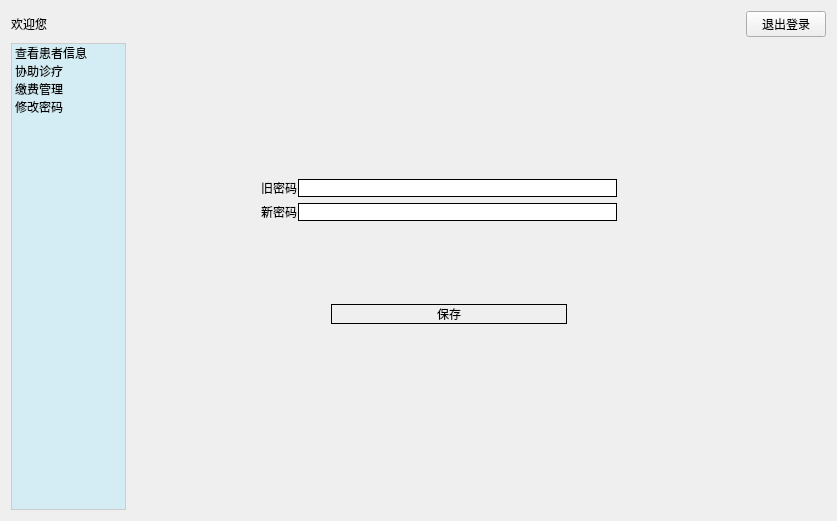
<?xml version="1.0" encoding="UTF-8"?>
<ui version="4.0">
 <class>nurse</class>
 <widget class="QWidget" name="nurse">
  <property name="geometry">
   <rect>
    <x>0</x>
    <y>0</y>
    <width>837</width>
    <height>521</height>
   </rect>
  </property>
  <property name="sizePolicy">
   <sizepolicy hsizetype="Expanding" vsizetype="Expanding">
    <horstretch>0</horstretch>
    <verstretch>0</verstretch>
   </sizepolicy>
  </property>
  <property name="windowTitle">
   <string>Form</string>
  </property>
  <property name="styleSheet">
   <string notr="true">background-image: url(:/image/wel.png);</string>
  </property>
  <layout class="QVBoxLayout" name="verticalLayout_3">
   <item>
    <layout class="QHBoxLayout" name="horizontalLayout_3" stretch="10,1">
     <item>
      <widget class="QLabel" name="label_welcome">
       <property name="text">
        <string>欢迎您</string>
       </property>
      </widget>
     </item>
     <item>
      <widget class="QPushButton" name="pushButton_return">
       <property name="text">
        <string>退出登录</string>
       </property>
      </widget>
     </item>
    </layout>
   </item>
   <item>
    <layout class="QHBoxLayout" name="horizontalLayout_4" stretch="0,1">
     <item>
      <widget class="QListWidget" name="listWidget">
       <property name="sizePolicy">
        <sizepolicy hsizetype="Minimum" vsizetype="Minimum">
         <horstretch>0</horstretch>
         <verstretch>0</verstretch>
        </sizepolicy>
       </property>
       <property name="minimumSize">
        <size>
         <width>115</width>
         <height>0</height>
        </size>
       </property>
       <property name="maximumSize">
        <size>
         <width>115</width>
         <height>16777215</height>
        </size>
       </property>
       <property name="styleSheet">
        <string notr="true">QListWidget {
    background-color: rgb(212, 236, 243);
    outline: none; /* 关键：移除虚线框 */
    border: 1px solid #ccc;
}

/* 选中的项（包括有焦点和没焦点的情况） */
QListWidget::item:selected, 
QListWidget::item:selected:active, 
QListWidget::item:selected:!active {
    background-color: #000000;
    color: #ffffff;
    border: none;
}

/* 鼠标悬停但未选中（可选，增加交互感） */
QListWidget::item:hover {
    background-color: rgba(0, 0, 0, 20); /* 淡淡的灰色 */
}</string>
       </property>
       <item>
        <property name="text">
         <string>查看患者信息</string>
        </property>
       </item>
       <item>
        <property name="text">
         <string>协助诊疗</string>
        </property>
       </item>
       <item>
        <property name="text">
         <string>缴费管理</string>
        </property>
       </item>
       <item>
        <property name="text">
         <string>修改密码</string>
        </property>
       </item>
      </widget>
     </item>
     <item>
      <widget class="QStackedWidget" name="stackedWidget_nur">
       <property name="styleSheet">
        <string notr="true">QPushButton, QLineEdit, QComboBox, QListWidget, QTextEdit,QDateEdit {
    border: 1px solid black;
}
QHeaderView::section {
    border-bottom: 1px solid black;  /* 关键：强制显示底部黑线 */
    border-right: 1px solid #dddddd; /* 可选：给列之间也加条细线 */
    background-color: #f0f0f0;       /* 可选：给表头加个灰色背景，区分更明显 */
    padding: 4px;                    /* 可选：增加一点内边距，让文字不贴边 */
}
QTableWidget {
    border: 1px solid black;       /* 表格整体的外边框 */
    gridline-color: black;         /* 内部单元格线条颜色 */
}</string>
       </property>
       <property name="currentIndex">
        <number>4</number>
       </property>
       <widget class="QWidget" name="page">
        <layout class="QVBoxLayout" name="verticalLayout_4">
         <item>
          <widget class="QTableWidget" name="tableWidget_0"/>
         </item>
        </layout>
       </widget>
       <widget class="QWidget" name="page_2">
        <layout class="QVBoxLayout" name="verticalLayout_5">
         <item>
          <spacer name="verticalSpacer_2">
           <property name="orientation">
            <enum>Qt::Orientation::Vertical</enum>
           </property>
           <property name="sizeHint" stdset="0">
            <size>
             <width>20</width>
             <height>40</height>
            </size>
           </property>
          </spacer>
         </item>
         <item>
          <layout class="QHBoxLayout" name="horizontalLayout" stretch="0,2,2,1">
           <item>
            <widget class="QLabel" name="label">
             <property name="text">
              <string>预约编号</string>
             </property>
            </widget>
           </item>
           <item>
            <widget class="QLineEdit" name="lineEdit_1"/>
           </item>
           <item>
            <spacer name="horizontalSpacer">
             <property name="orientation">
              <enum>Qt::Orientation::Horizontal</enum>
             </property>
             <property name="sizeHint" stdset="0">
              <size>
               <width>40</width>
               <height>20</height>
              </size>
             </property>
            </spacer>
           </item>
           <item>
            <widget class="QPushButton" name="pushButton_save">
             <property name="text">
              <string>提交</string>
             </property>
            </widget>
           </item>
          </layout>
         </item>
         <item>
          <widget class="QTextEdit" name="textEdit_1"/>
         </item>
         <item>
          <spacer name="verticalSpacer">
           <property name="orientation">
            <enum>Qt::Orientation::Vertical</enum>
           </property>
           <property name="sizeHint" stdset="0">
            <size>
             <width>20</width>
             <height>40</height>
            </size>
           </property>
          </spacer>
         </item>
        </layout>
       </widget>
       <widget class="QWidget" name="page_3">
        <layout class="QVBoxLayout" name="verticalLayout">
         <item>
          <spacer name="verticalSpacer_4">
           <property name="orientation">
            <enum>Qt::Orientation::Vertical</enum>
           </property>
           <property name="sizeHint" stdset="0">
            <size>
             <width>20</width>
             <height>40</height>
            </size>
           </property>
          </spacer>
         </item>
         <item>
          <layout class="QGridLayout" name="gridLayout">
           <property name="leftMargin">
            <number>100</number>
           </property>
           <property name="rightMargin">
            <number>170</number>
           </property>
           <property name="verticalSpacing">
            <number>20</number>
           </property>
           <item row="1" column="0">
            <widget class="QLabel" name="label_3">
             <property name="text">
              <string>缴费方式</string>
             </property>
            </widget>
           </item>
           <item row="0" column="0">
            <widget class="QLabel" name="label_2">
             <property name="text">
              <string>预约编号</string>
             </property>
            </widget>
           </item>
           <item row="0" column="1">
            <widget class="QLineEdit" name="lineEdit_2_num"/>
           </item>
           <item row="1" column="1">
            <widget class="QComboBox" name="comboBox_2">
             <item>
              <property name="text">
               <string>微信</string>
              </property>
             </item>
             <item>
              <property name="text">
               <string>支付宝</string>
              </property>
             </item>
            </widget>
           </item>
          </layout>
         </item>
         <item>
          <layout class="QHBoxLayout" name="horizontalLayout_2" stretch="3,1">
           <property name="topMargin">
            <number>10</number>
           </property>
           <property name="rightMargin">
            <number>170</number>
           </property>
           <item>
            <spacer name="horizontalSpacer_2">
             <property name="orientation">
              <enum>Qt::Orientation::Horizontal</enum>
             </property>
             <property name="sizeHint" stdset="0">
              <size>
               <width>40</width>
               <height>20</height>
              </size>
             </property>
            </spacer>
           </item>
           <item>
            <widget class="QPushButton" name="pushButton_2_sub">
             <property name="text">
              <string>提交</string>
             </property>
            </widget>
           </item>
          </layout>
         </item>
         <item>
          <spacer name="verticalSpacer_3">
           <property name="orientation">
            <enum>Qt::Orientation::Vertical</enum>
           </property>
           <property name="sizeHint" stdset="0">
            <size>
             <width>20</width>
             <height>40</height>
            </size>
           </property>
          </spacer>
         </item>
        </layout>
       </widget>
       <widget class="QWidget" name="page_4"/>
       <widget class="QWidget" name="page_5">
        <layout class="QVBoxLayout" name="verticalLayout_2">
         <item>
          <layout class="QGridLayout" name="gridLayout_2">
           <property name="leftMargin">
            <number>120</number>
           </property>
           <property name="topMargin">
            <number>50</number>
           </property>
           <property name="rightMargin">
            <number>200</number>
           </property>
           <property name="horizontalSpacing">
            <number>1</number>
           </property>
           <item row="0" column="1">
            <widget class="QLineEdit" name="lineEdit_5_old"/>
           </item>
           <item row="1" column="1">
            <widget class="QLineEdit" name="lineEdit_5_new"/>
           </item>
           <item row="0" column="0">
            <widget class="QLabel" name="label_4">
             <property name="text">
              <string>旧密码</string>
             </property>
            </widget>
           </item>
           <item row="1" column="0">
            <widget class="QLabel" name="label_7">
             <property name="text">
              <string>新密码</string>
             </property>
            </widget>
           </item>
          </layout>
         </item>
         <item>
          <layout class="QHBoxLayout" name="horizontalLayout_5">
           <property name="leftMargin">
            <number>190</number>
           </property>
           <property name="rightMargin">
            <number>250</number>
           </property>
           <property name="bottomMargin">
            <number>100</number>
           </property>
           <item>
            <widget class="QPushButton" name="pushButton_5">
             <property name="text">
              <string>保存</string>
             </property>
            </widget>
           </item>
          </layout>
         </item>
        </layout>
       </widget>
      </widget>
     </item>
    </layout>
   </item>
  </layout>
 </widget>
 <resources/>
 <connections/>
</ui>
